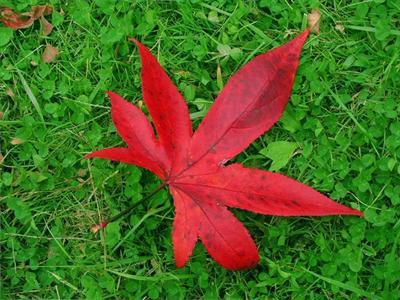
#> input picture hw1_material/part2/testdata/1.png, 400 x 300 px
$ python main.py
#> lines starting #> are read from the running program, lines starting #| are printed output that depends on the picture
### hw1_material/part2/JBF.py
import numpy as np
import cv2


class Joint_bilateral_filter(object):
    def __init__(self, sigma_s, sigma_r):
        self.sigma_r = sigma_r
        self.sigma_s = sigma_s
        self.wndw_size = 6*sigma_s+1
        self.pad_w = 3*sigma_s

    # def gaussian(self, x, sigma):
    #     return np.exp(-x**2/sigma**2/2)

    def joint_bilateral_filter(self, img, guidance):
        BORDER_TYPE = cv2.BORDER_REFLECT
        padded_img = cv2.copyMakeBorder(img, self.pad_w, self.pad_w, self.pad_w, self.pad_w, BORDER_TYPE).astype(np.int32)
        padded_guidance = cv2.copyMakeBorder(guidance, self.pad_w, self.pad_w, self.pad_w, self.pad_w, BORDER_TYPE).astype(np.int32)

        ### TODO ###
        half_wndw_size = int(self.wndw_size / 2)

        output = np.zeros(padded_img.shape)

        # [24 lines of commented-out code are left out]
        g_s = np.exp(-(np.arange(self.pad_w+1)**2)/(2*self.sigma_s**2))

        # range kernel (normalized gaussian)
        g_r = np.exp(-((np.linspace(0, 1, 256))**2)/(2*self.sigma_r**2))

        result = np.zeros(padded_img.shape)
        norm_f = np.zeros(padded_img.shape)

        # filtering
        for x in range(-half_wndw_size, half_wndw_size + 1):
            for y in range(-half_wndw_size, half_wndw_size + 1):
        #         print(f'(x, y)=({x}, {y})')
                roll_padd_img = np.roll(padded_img, (y, x), axis=(0, 1))
                roll_padd_guidance = np.roll(padded_guidance, (y, x), axis=(0, 1))

                i_diff = np.abs(roll_padd_guidance-padded_guidance)
                gr_xy = np.product(g_r[i_diff], axis=2) if (padded_guidance.ndim == 3) else g_r[i_diff]
                gs_xy = g_s[np.abs(x)]*g_s[np.abs(y)] # exp(x)*exp(y) = exp(x+y)

                res = gr_xy*gs_xy

                for ch in range(padded_img.ndim):
                    result[:, :, ch] += np.multiply(roll_padd_img[:,:,ch], res)
                    norm_f[: ,:, ch] += res

        output = result/norm_f
        # crop padded image
        output = output[self.pad_w:-self.pad_w, self.pad_w:-self.pad_w, :]

        return np.clip(output, 0, 255).astype(np.uint8)

### hw1_material/part2/main.py
import numpy as np
import cv2
import argparse
import os
from JBF import Joint_bilateral_filter


def main():
    parser = argparse.ArgumentParser(description='main function of joint bilateral filter')
    parser.add_argument('--image_path', default='./testdata/1.png', help='path to input image')
    parser.add_argument('--setting_path', default='./testdata/1_setting.txt', help='path to setting file')
    args = parser.parse_args()

    img = cv2.imread(args.image_path)
#> img is the input picture: shape (300, 400, 3); mean B, G, R 36.1, 102.2, 81.7
    img_rgb = cv2.cvtColor(img,cv2.COLOR_BGR2RGB)
    img_gray = cv2.cvtColor(img,cv2.COLOR_BGR2GRAY)

    ### TODO ###

    rgb_weights = []

    # read setting file
    setting_file = open(args.setting_path, 'r')
#> (reads hw1_material/part2/testdata/1_setting.txt from the repository)
    setting = setting_file.readlines()
    for i in range(1, 6):
        rgb_weights.append(list(map(float, setting[i].split(','))))

    sigma_s = int(setting[6].split(',')[1])
    sigma_r = float(setting[6].split(',')[-1])

    print(rgb_weights)
    print(f's_s = {sigma_s}, s_r = {sigma_r}')

    # generate guidance images
    guidances = []
    guidances_jbf = []

    for weights in rgb_weights:
        m = np.array(weights).reshape((1,3))
        y = cv2.transform(img_rgb, m)
        guidances.append(y)
#> after the loop, guidances = 5 items

    # [4 lines of commented-out code are left out]

    JBF = Joint_bilateral_filter(sigma_s, sigma_r)

    bf_out = JBF.joint_bilateral_filter(img_rgb, img_rgb)
#> after the loop in joint_bilateral_filter, `for x in range(-half_wndw_size, half_wndw_size + 1):`:
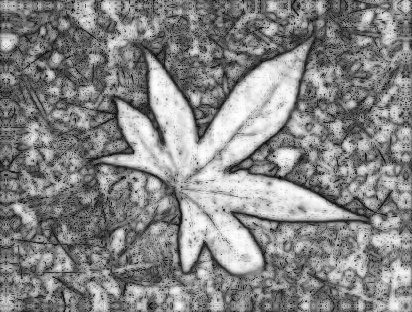
#> norm_f: shape (312, 412, 3) float64; min 1.02, max 24.58, mean 13.4; drawn with min black and max white
#> after the loop in joint_bilateral_filter, `for x in range(-half_wndw_size, half_wndw_size + 1):`:
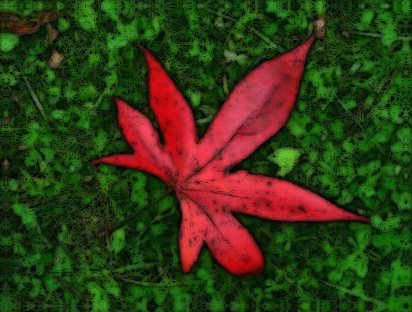
#> result: shape (312, 412, 3) float64; mean R, G, B 1211.2, 1326.5, 493; drawn with min black and max white
#> in joint_bilateral_filter, `return np.clip(output, 0, 255).astype(np.uint8)`:
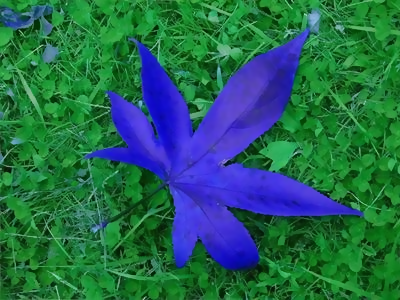
#> returned value: shape (300, 400, 3); mean of channels 0, 1, 2 81.2, 101.8, 35.4; drawn as B, G, R
    jbf_out = JBF.joint_bilateral_filter(img_rgb, img_gray)
#> after the loop in joint_bilateral_filter (call 2), `for x in range(-half_wndw_size, half_wndw_size + 1):`:
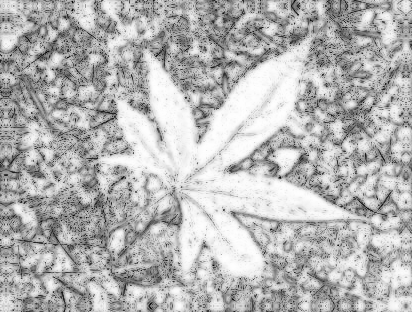
#> norm_f: shape (312, 412, 3) float64; min 1.82, max 24.99, mean 18.3; drawn with min black and max white
#> after the loop in joint_bilateral_filter (call 2), `for x in range(-half_wndw_size, half_wndw_size + 1):`:
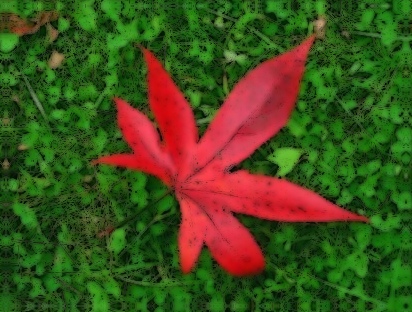
#> result: shape (312, 412, 3) float64; mean R, G, B 1585.4, 1841.5, 664.3; drawn with min black and max white

    gray_cost = np.sum(np.abs(bf_out.astype('int32')-jbf_out.astype('int32')))
#> gray_cost = 1207799
    # cv2.imshow('BF out', bf_out)
    # cv2.waitKey(0)
    # cv2.destroyAllWindows()

    jbf_out = cv2.cvtColor(jbf_out,cv2.COLOR_RGB2BGR)
    # cv2.imwrite(f'./output/BF_{args.image_path[-5]}.png', bf_out)
    # cv2.imwrite(f'./output/JBF_CVT_{args.image_path[-5]}.png', jbf_out)
    # cv2.imwrite(f'./output/gray_CVT_{args.image_path[-5]}.png', img_gray)
    print(f'BGR2GRAY = {gray_cost}')
#| BGR2GRAY = 1207799

    for idx, img in enumerate(guidances):
        gray_jbf = JBF.joint_bilateral_filter(img_rgb, img)
        cost = np.sum(np.abs(bf_out.astype('int32')-gray_jbf.astype('int32')))
        gray_jbf = cv2.cvtColor(gray_jbf,cv2.COLOR_RGB2BGR)
        guidances_jbf.append(gray_jbf)
        path_suffix = args.setting_path.split('/')[-1][:-4]
        # cv2.imwrite(f'./output/gray_{path_suffix}_{idx}.png', img)
        # cv2.imwrite(f'./output/JBF_RGB_{path_suffix}_{idx}.png', gray_jbf)
        print(f'[{idx}] cost = {cost}')
#> this loop made 5 passes
#> cost on passes 1 to 5: 1439568, 1305961, 1390856, 1279340, 1127756
#| [0] cost = 1439568
#| [1] cost = 1305961
#| [2] cost = 1390856
#| [3] cost = 1279340
#| [4] cost = 1127756
#> pass 1, in joint_bilateral_filter (call 3), `padded_guidance = cv2.copyMakeBorder(guidance, self.pad_w, self.pad_w,..`:
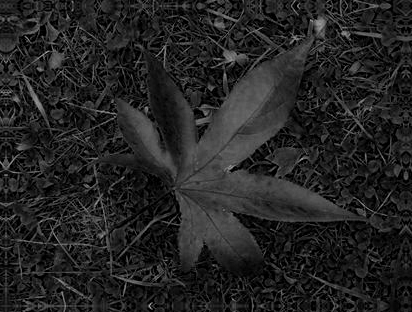
#> padded_guidance: shape (312, 412) int32; min 0, max 176, mean 35.8
#> pass 2, in joint_bilateral_filter (call 4), `padded_guidance = cv2.copyMakeBorder(guidance, self.pad_w, self.pad_w,..`:
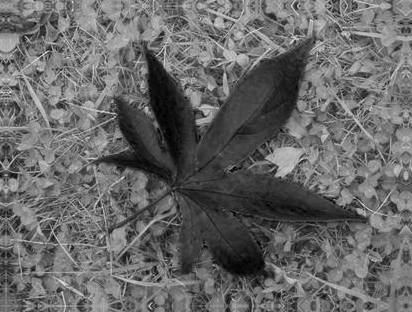
#> padded_guidance: shape (312, 412) int32; min 0, max 236, mean 103.3
#> after the loop, guidances_jbf = 5 items


if __name__ == '__main__':
    main()
